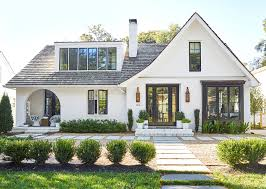
#> input picture a.jpeg, 266 x 189 px
$ python annotation.py
#> lines starting #> are read from the running program, lines starting #| are printed output that depends on the picture; after the words box and inside, x2 and y2 are one past the last pixel; in counts of white or black regions, pixels touching at a corner belong together
import cv2

# Read an image
img = cv2.imread('a.jpeg')
#> img is the input picture: shape (189, 266, 3); mean B, G, R 160.8, 174.4, 169.1

#Make copy of the image
imageLine = img.copy()
# Draw the image from point A to B
pointA = (200,80)
pointB = (450,80)
cv2.line(imageLine, pointA, pointB, (255, 255, 0), thickness=3)
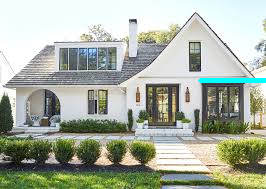
#> imageLine: shape (189, 266, 3); 0.66% of pixels changed, all inside (x1, y1, x2, y2) = (198, 78, 266, 83)
# Display the image
cv2.imshow('Image', img)
#display line
cv2.imshow('Image Line', imageLine)
# Make a copy of image
imageCircle = img.copy()
# define the center of circle
circle_center = (174,103)
# define the radius of the circle
radius =100
#  Draw a circle using the circle() Function
cv2.circle(imageCircle, circle_center, radius, (0, 0, 255), thickness=3, lineType=cv2.LINE_AA)
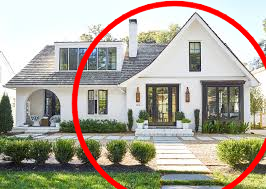
#> imageCircle: shape (189, 266, 3); 5.85% of pixels changed, all inside (x1, y1, x2, y2) = (71, 0, 266, 189)
# Display the result
cv2.imshow("Image Circle",imageCircle)
# make a copy of the original image
imageRectangle = img.copy()
# define the starting and end points of the rectangle
start_point =(73,85)
end_point =(170,118)
# draw the rectangle
cv2.rectangle(imageRectangle, start_point, end_point, (0, 0, 255), thickness= 3, lineType=cv2.LINE_8)
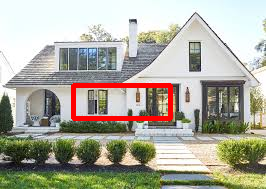
#> imageRectangle: shape (189, 266, 3); 2.56% of pixels changed, all inside (x1, y1, x2, y2) = (71, 83, 173, 121)
# display the output
cv2.imshow('imageRectangle', imageRectangle)
# make a copy of the original image
imageEllipse = img.copy()
# define the center point of ellipse
ellipse_center = (134,47)
# define the major and minor axes of the ellipse
axis1 = (127,25)
axis2 = (132,103)
# draw the ellipse
#Horizontal
cv2.ellipse(imageEllipse, ellipse_center, axis1, 0, 0, 360, (255, 0, 0), thickness=3)
#Vertical
cv2.ellipse(imageEllipse, ellipse_center, axis2, 90, 0, 360, (0, 0, 255), thickness=3)
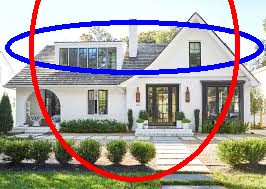
#> imageEllipse: shape (189, 266, 3); mean B, G, R 155.8, 155.8, 162.8
# display the output
cv2.imshow('ellipse Image',imageEllipse)
cv2.waitKey(0)
#> (the run stopped early here; a loop or call above may not have finished)

$ run again, with flower.jpg copied over a.jpeg
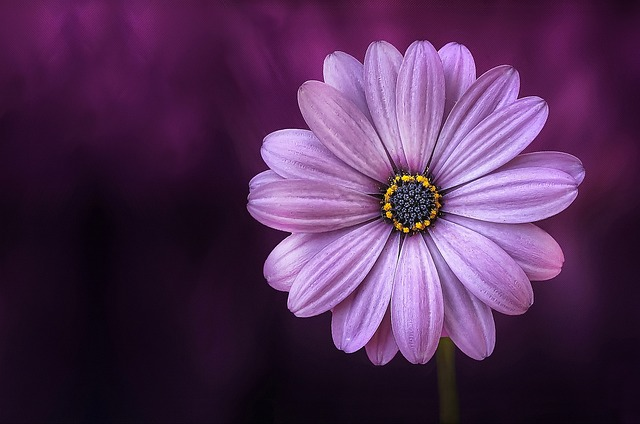
#> input picture flower.jpg, 640 x 424 px
#> img is the input picture: shape (424, 640, 3); mean B, G, R 84.7, 46.3, 81.3
#> imageLine: shape (424, 640, 3); 0.47% of pixels changed, all inside (x1, y1, x2, y2) = (198, 78, 453, 83)
#> `cv2.circle(imageCircle, circle_center, radius, (0, 0, 255), thickness=..`:
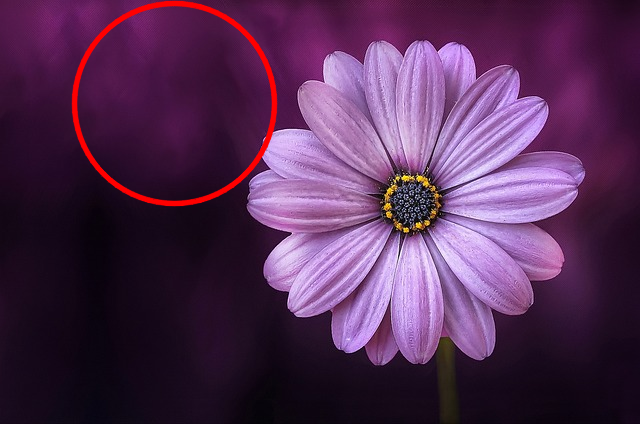
#> imageCircle: shape (424, 640, 3); 1.57% of pixels changed, all inside (x1, y1, x2, y2) = (71, 0, 278, 207)
#> imageRectangle: shape (424, 640, 3); 0.47% of pixels changed, all inside (x1, y1, x2, y2) = (71, 83, 173, 121)
#> `cv2.ellipse(imageEllipse, ellipse_center, axis2, 90, 0, 360, (0, 0, 25..`:
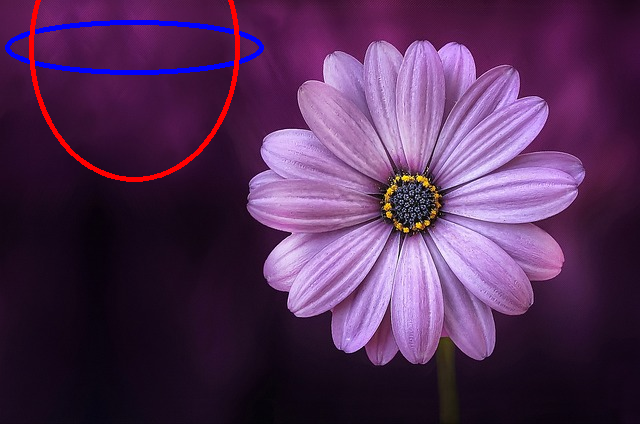
#> imageEllipse: shape (424, 640, 3); mean B, G, R 86, 45.9, 82.2
